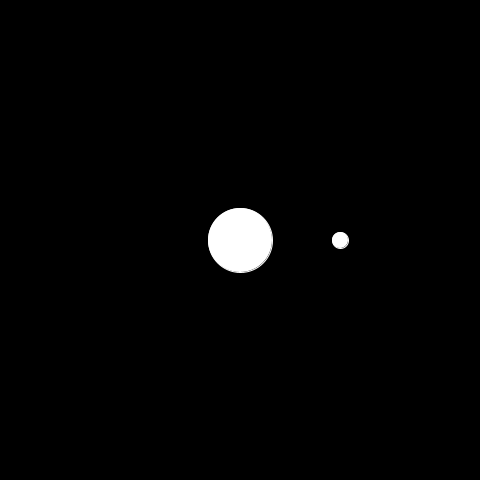
Frame 1 (no input)
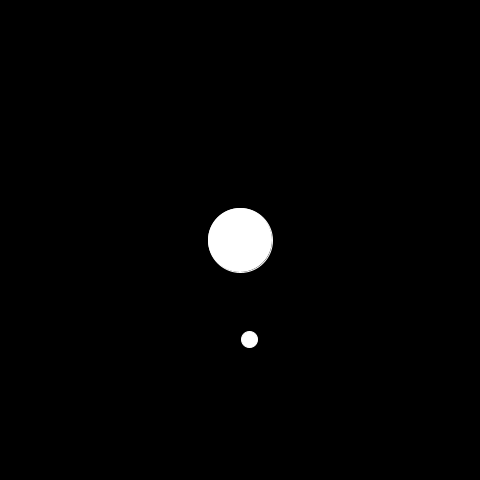
Frame 60 (the mouse pressed at the canvas centre just before this capture)
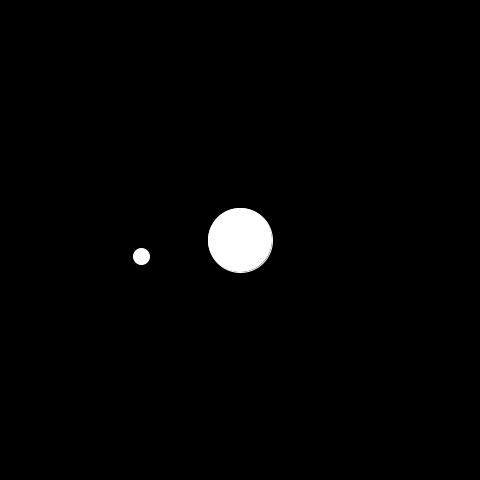
Frame 120 (the mouse held since frame 60 and released just before this capture)

The Processing sketch that drew these frames (run headless with seeded random() and noise(); from frame 60 on, the mouse is pressed at the canvas centre):

// Processing sketch: Rotation
// ── Rotation.pde
PVector p1, p2;

void setup()
{
 size(480, 480);
 background(0);
 p1 = new PVector(width/2, height/2);
 p2 = new PVector((width/2)+100, height/2);
}

void draw()
{
 background(0);
 fill(255);
 stroke(255);
 
 ellipse(p1.x, p1.y, 64, 64);
 ellipse(p2.x, p2.y, 16, 16);
 
 p2.set(Rotate(p2, p1, 0.025));
}

PVector Rotate(PVector P1, PVector P2, float angle)
{
  PVector dir = PVector.sub(P1, P2);
  dir.rotate(angle);
  return PVector.add(P2, dir);
}
